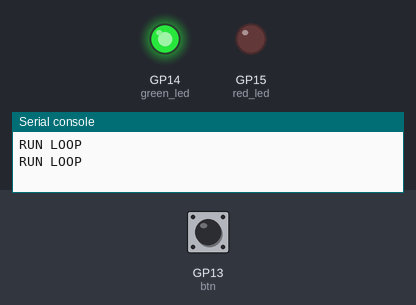
Simulated run of this program. Board: Raspberry Pi Pico running MicroPython. On the bench: output pins drawn as LEDs (lit = HIGH), the last lines printed to the serial console. Inputs (shaded band) come from the test bench; at power-on: GP13 (btn) HIGH.

Above: at 1.2 s.
1.3 s: GP13 (btn) pulled LOW for 0.15 s
At 2.3 s:
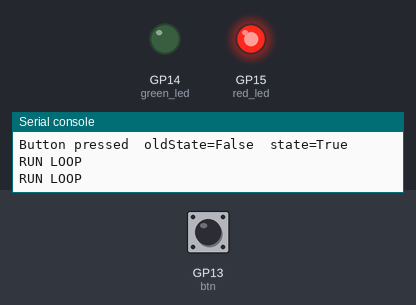
2.9 s: GP13 (btn) pulled LOW for 1 s
At 3.9 s:
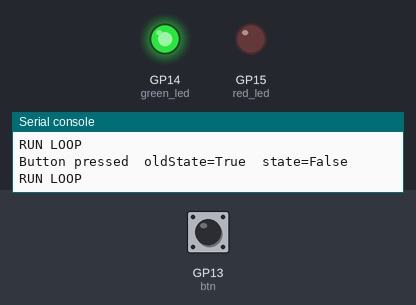
5.4 s: GP13 (btn) pulled LOW for 3.2 s
At 6.7 s:
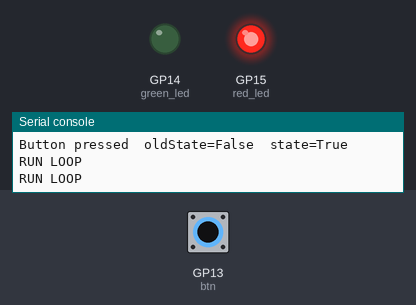
Timing chart, 0 to 8.4 s (numbered marks = the images above; inputs shaded):
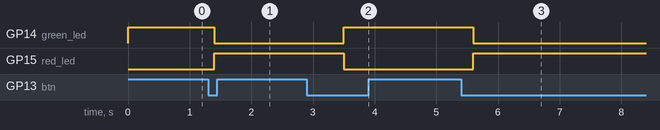

The program:

btn_controls_led_GPIO14.py
```python
# (OPTIONALLY) Blink a red LED that is connected to GPIO pin 15
# Control green LED on GPIO 14 using button on GPIO 13.
#
# GPIO 15 is the lower left pin looking from top of Pico
# with USB at the top.
# GPIO 14 is just above 15 (ie towards the USB socket)
# GPIO is TWO (2) pins above 14
#   there is a GND between 14 and 13.
#
# Uses connections:
#  GPIO 15 to resistor  (220 or 330 ohms; min 50 ohms)
#  resistor to LED anode (long lead)
#  LED cathode (short lead) to gnd (negative)
#  GPIO 14 to resistor  (220 or 330 ohms; min 50 ohms)
#  resistor to LED anode (long lead)
#  LED cathode (short lead) to gnd (negative)
#  Button goes GPIO 13 to gnd
#
# Gets this exception if you push the button too quickly:
#   EventFailedScheduleQueueFull   picozero.py line 1641 in _pin_change
# This

import time
import sys
from picozero import LED, Button
import uasyncio

GPIO_15 = 15
GPIO_14 = 14
GPIO_13 = 13

red_led = LED(GPIO_15)
green_led = LED(GPIO_14)
btn = Button(GPIO_13)

pico_led = red_led

state = False

def btn_pressed(*arg, **kwarg):
    ####print("btn_pressed EXIT EARLY @@@@@@@@@@@@@@@@"); return
    global state
    old_state = state
    state = not state
    print("Button pressed  oldState=%s  state=%s"% ( old_state, state))


btn.when_pressed = btn_pressed

def run_loop():
    ###sys.exit()
    try:
        do_run_loop()
    #except EventFailedExecution as ex:
    except EventFailedScheduleQueueFullException as ex:
        print("run_loop got EventFailedScheduleQueueFullException ex: %s" % (ex, ))
        sys.exit()
    except Exception as ex:
        print("run_loop got ex: %s" % (ex, ))
        sys.exit()
    sys.exit()

def do_run_loop():
    while True:
        print("RUN LOOP")
        if state:
            red_led.on()
            green_led.off()
        else:
            red_led.off()
            green_led.on()
        time.sleep(0.7)

run_loop()

###
```

Measured:
- after the input at 1.3 s, GP14 (green_led): HIGH → LOW after 0.10 s; GP15 (red_led): LOW → HIGH after 0.10 s
- after the input at 2.9 s, GP14 (green_led): LOW → HIGH after 0.60 s; GP15 (red_led): HIGH → LOW after 0.60 s
- after the input at 5.4 s, GP14 (green_led): HIGH → LOW after 0.20 s; GP15 (red_led): LOW → HIGH after 0.20 s
